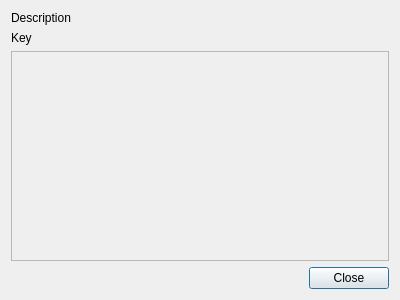
<?xml version="1.0" encoding="UTF-8"?>
<ui version="4.0">
 <class>Dialog</class>
 <widget class="QDialog" name="Dialog">
  <property name="geometry">
   <rect>
    <x>0</x>
    <y>0</y>
    <width>400</width>
    <height>300</height>
   </rect>
  </property>
  <property name="windowTitle">
   <string>Database Item</string>
  </property>
  <layout class="QGridLayout" name="gridLayout">
   <item row="6" column="0">
    <widget class="QScrollArea" name="scrollArea">
     <property name="widgetResizable">
      <bool>true</bool>
     </property>
     <property name="alignment">
      <set>Qt::AlignLeading|Qt::AlignLeft|Qt::AlignTop</set>
     </property>
     <widget class="QWidget" name="scrollAreaWidgetContents">
      <property name="geometry">
       <rect>
        <x>0</x>
        <y>0</y>
        <width>384</width>
        <height>196</height>
       </rect>
      </property>
      <layout class="QFormLayout" name="formLayout">
       <property name="labelAlignment">
        <set>Qt::AlignRight|Qt::AlignTop|Qt::AlignTrailing</set>
       </property>
       <property name="verticalSpacing">
        <number>6</number>
       </property>
      </layout>
     </widget>
    </widget>
   </item>
   <item row="1" column="0">
    <widget class="QLabel" name="labelKey">
     <property name="text">
      <string>Key</string>
     </property>
    </widget>
   </item>
   <item row="8" column="0">
    <widget class="QDialogButtonBox" name="buttonBox">
     <property name="orientation">
      <enum>Qt::Horizontal</enum>
     </property>
     <property name="standardButtons">
      <set>QDialogButtonBox::Close</set>
     </property>
    </widget>
   </item>
   <item row="0" column="0">
    <widget class="QLabel" name="labelDescription">
     <property name="text">
      <string>Description</string>
     </property>
    </widget>
   </item>
  </layout>
 </widget>
 <resources/>
 <connections>
  <connection>
   <sender>buttonBox</sender>
   <signal>accepted()</signal>
   <receiver>Dialog</receiver>
   <slot>accept()</slot>
   <hints>
    <hint type="sourcelabel">
     <x>248</x>
     <y>254</y>
    </hint>
    <hint type="destinationlabel">
     <x>157</x>
     <y>274</y>
    </hint>
   </hints>
  </connection>
  <connection>
   <sender>buttonBox</sender>
   <signal>rejected()</signal>
   <receiver>Dialog</receiver>
   <slot>reject()</slot>
   <hints>
    <hint type="sourcelabel">
     <x>316</x>
     <y>260</y>
    </hint>
    <hint type="destinationlabel">
     <x>286</x>
     <y>274</y>
    </hint>
   </hints>
  </connection>
 </connections>
</ui>
